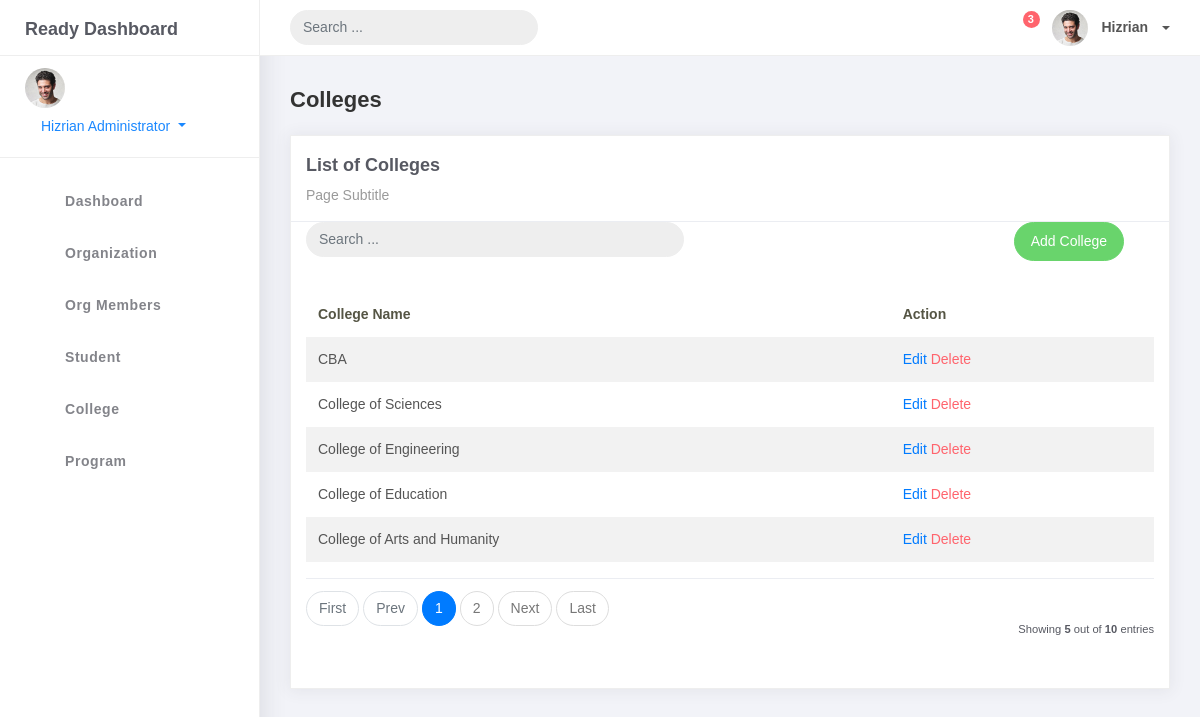
/college_list, run on an earlier commit of the app's database.
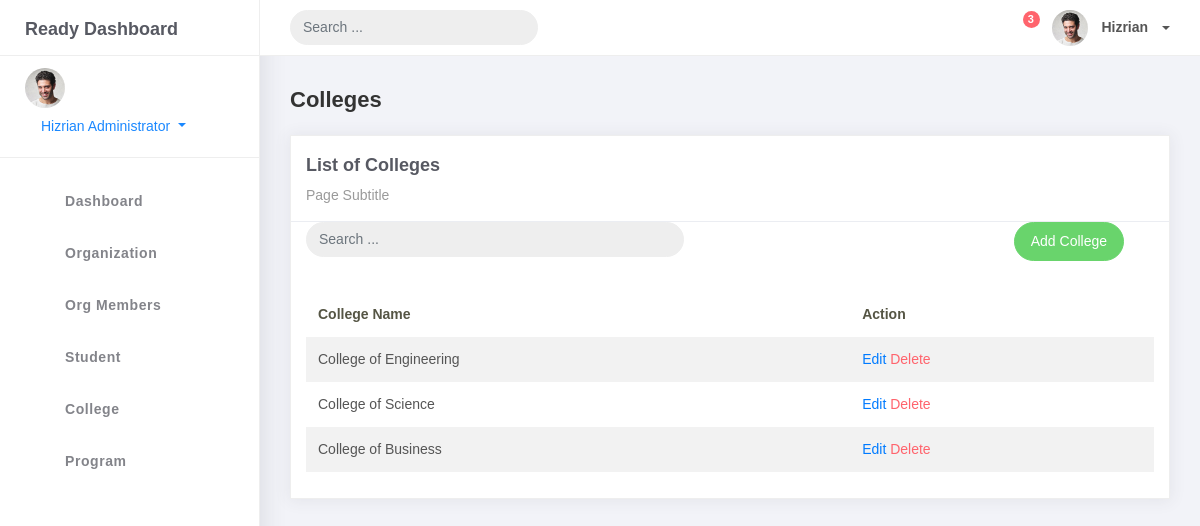
And on a later commit of the database.
### studentorgs/models.py (models this page shows, shortened)
class BaseModel(models.Model):
    created_at = models.DateTimeField(auto_now_add=True, db_index=True)
    updated_at = models.DateTimeField(auto_now=True)
    class Meta:
        abstract = True

class College(BaseModel):
    college_name = models.CharField(max_length=150)

### studentorgs/views.py (the view)
# urls.py: path('college_list', CollegeList.as_view(), name='college-list'),
class CollegeList(ListView):
    model = College
    context_object_name = 'college'
    template_name = 'college_list.html'
    paginate_by = 5
    def get_queryset(self):
        qs = super().get_queryset()
        query = self.request.GET.get("q")
        if query:
            qs = qs.filter(Q(college_name__icontains=query))
        return qs

### templates/college_list.html
{% extends 'base.html' %}
{% load static %}
{% block content %}
<div class="content">
    <div class="container-fluid">
        <h4 class="page-title">Colleges</h4>
        <div class="row">
            <div class="col-md-12">
                <div class="card">
                    <div class="card-header">
                        <div class="card-title">List of Colleges</div>
                        <div class="card-category">Page Subtitle</div>
                    </div>
                    <div class="col-md-12 row">
                        <div class="col-md-6">
                            <form class="navbar-left navbar-form nav-search mr-md-3" action="">
                                <div class="input-group">
                                    <input type="text" placeholder="Search ..." class="form-control" />
                                    <div class="input-group-append">
                                        <span class="input-group-text">
                                            <i class="la la-search search-icon"></i>
                                        </span>
                                    </div>
                                </div>
                            </form>
                        </div>
                        <div class="col-md-6">
                            <div class="pull-right">
                                <a href="{% url 'college-add' %}" class="btn btn-success btn-rounded">Add College</a>
                            </div>
                        </div>
                    </div>
                    <div class="card-body">
                        <table class="table table-striped mt-3">
                            <thead>
                                <tr>
                                    <th scope="col">College Name</th>
                                    <th scope="col">Action</th>
                                </tr>
                            </thead>
                            <tbody>
                                {% for object in object_list %}
                                <tr>
                                    <td>{{ object.college_name }}</td>
                                    <td>
                                        <a href="college_list/{{ object.id }}">Edit</a>
                                        <a href="college_list/{{ object.id }}/delete" class="text-danger">Delete</a>
                                    </td>
                                </tr>
                                {% empty %}
                                <tr>
                                    <td colspan="2" style="text-align: center;">
                                        <p class="text-sm font-weight-bold mb-0">No Records Found</p>
                                    </td>
                                </tr>
                                {% endfor %}
                            </tbody>
                        </table>
                        {% include 'includes/pagination.html' %}
                    </div>
                </div>
            </div>
        </div>
    </div>
</div>
{% endblock %}

What changed in the data, as far as the page shows it:
removed College: college_name "CBA"
removed College: college_name "College of Sciences"
removed College: college_name "College of Education"
removed College: college_name "College of Arts and Humanity"
added College: college_name "College of Science"
added College: college_name "College of Business"
Also different on the page:
{{ object_list.count }}: "5" → (not shown)
{{ paginator.count }}: "10" → (not shown)
text no longer shown: "First Prev Next Last Showing out of entries"
list line gone: "1"
list line gone: "2"
